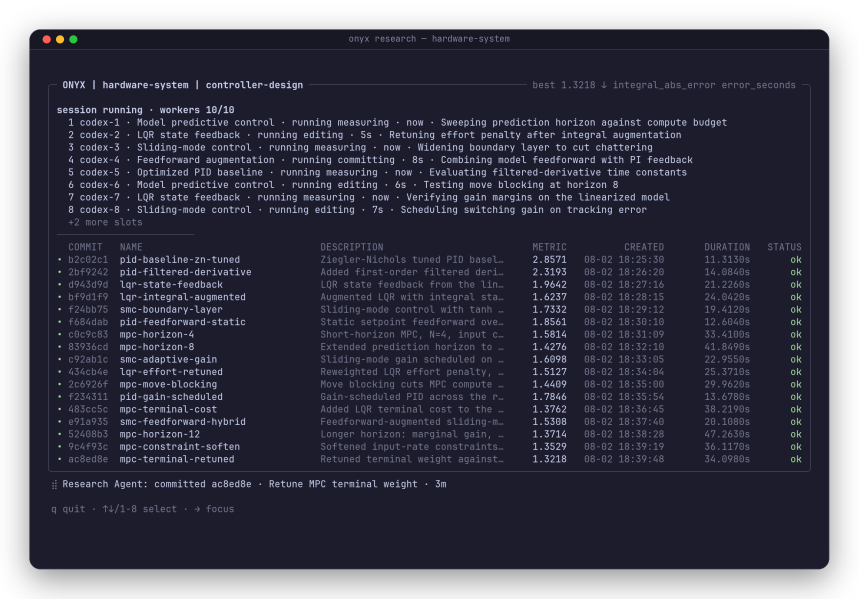
#> input picture assets/onyx-listen.png, 2576 x 1796 px, found by its file name (shown at 1/3 size)
$ python style-screenshot.py
#> lines starting #> are read from the running program, lines starting #| are printed output that depends on the picture
"""Styles the raw vhs screenshot for the README.

Adds macOS-style terminal window chrome (title bar, traffic lights, window
title), rounds the corners, strokes a subtle border, and paints a soft drop
shadow onto transparent padding, so the image reads as a real terminal window
on GitHub's light and dark themes. Run after `vhs assets/onyx-listen.tape`:

    python3 scripts/style-screenshot.py

The window title needs JetBrains Mono; the script falls back to fc-match and
skips the title if no font is found.
"""

import subprocess

from PIL import Image, ImageDraw, ImageFilter, ImageFont

PATH = "assets/onyx-listen.png"
TITLE = "onyx research — hardware-system"

body = Image.open(PATH).convert("RGBA")
#> body is the input picture: PIL image 2576x1796 RGBA; mean R, G, B, A 31.1, 30.8, 45.3, 217.9
w, h = body.size
#> w = 2576; h = 1796

# Scale style constants with render resolution (1x = 1200px wide).
SCALE = max(1, round(w / 1200))
#> SCALE = 2
RADIUS = 16 * SCALE
#> RADIUS = 32
PAD = 44 * SCALE
#> PAD = 88
SHADOW_OFFSET = (0, 14 * SCALE)
#> SHADOW_OFFSET = (0, 28)
SHADOW_BLUR = 22 * SCALE
#> SHADOW_BLUR = 44
SHADOW_ALPHA = 110
BORDER = (255, 255, 255, 36)

# Catppuccin Mocha chrome: mantle bar over base body, faint divider.
BAR_H = 30 * SCALE
#> BAR_H = 60
BAR_COLOR = (24, 24, 37, 255)
BAR_DIVIDER = BORDER
TITLE_COLOR = (127, 132, 156, 255)
# macOS traffic lights: 12px dots, 20px spacing, centered in the bar.
DOT_R = 6 * SCALE
#> DOT_R = 12
DOT_GAP = 20 * SCALE
#> DOT_GAP = 40
DOT_X0 = 20 * SCALE
#> DOT_X0 = 40
DOT_COLORS = [(255, 95, 87, 255), (254, 188, 46, 255), (40, 200, 64, 255)]


def find_font(px: int) -> ImageFont.FreeTypeFont | None:
    try:
        path = subprocess.run(
            ["fc-match", "-f", "%{file}", "JetBrains Mono"],
            capture_output=True,
            text=True,
            check=True,
        ).stdout.strip()
        if path and "JetBrainsMono" in path:
            return ImageFont.truetype(path, px)
    except (OSError, subprocess.CalledProcessError):
        pass
    return None


# Window = title bar + terminal body.
window = Image.new("RGBA", (w, BAR_H + h), (0, 0, 0, 0))
#> window: PIL image 2576x1856 RGBA; every value is 0
bar = ImageDraw.Draw(window)
bar.rectangle([0, 0, w - 1, BAR_H - 1], fill=BAR_COLOR)
window.paste(body, (0, BAR_H))
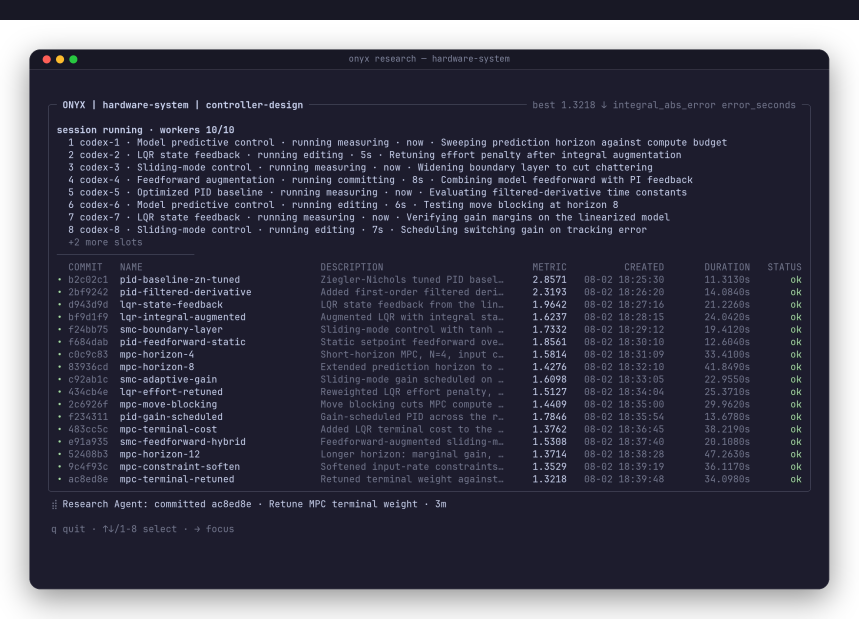
#> window: PIL image 2576x1856 RGBA (shown at 1/3 size); mean R, G, B, A 30.9, 30.5, 45, 219.1; transparent parts drawn white
divider = Image.new("RGBA", window.size, (0, 0, 0, 0))
ImageDraw.Draw(divider).line(
    [0, BAR_H - 1, w - 1, BAR_H - 1], fill=BAR_DIVIDER, width=SCALE
)
window.alpha_composite(divider)

# Anti-aliased traffic lights: draw at 4x and downsample.
SS = 4
dots_w, dots_h = DOT_X0 + 2 * DOT_GAP + 2 * DOT_R, BAR_H
#> dots_w = 144; dots_h = 60
dots = Image.new("RGBA", (dots_w * SS, dots_h * SS), (0, 0, 0, 0))
#> dots: PIL image 576x240 RGBA; every value is 0
dots_draw = ImageDraw.Draw(dots)
for i, color in enumerate(DOT_COLORS):
    cx = (DOT_X0 + i * DOT_GAP + DOT_R) * SS
    cy = (BAR_H // 2) * SS
    r = DOT_R * SS
    dots_draw.ellipse([cx - r, cy - r, cx + r, cy + r], fill=color)
dots = dots.resize((dots_w, dots_h), Image.LANCZOS)
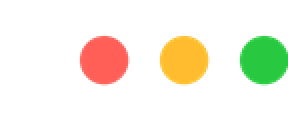
#> dots: PIL image 144x60 RGBA (shown 2 times larger); mean R, G, B, A 37.6, 33, 13.1, 40.8; transparent parts drawn white
window.alpha_composite(dots, (0, 0))

font = find_font(13 * SCALE)
#> (the run stopped early here; a loop or call above may not have finished)
